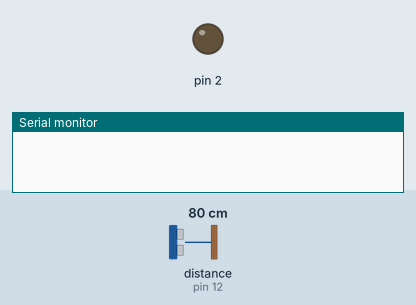
Recording of a sketch running on a simulated Arduino Uno, built with avr-gcc and run on an emulated ATmega328P. Shown: output pins drawn as LEDs (lit = HIGH), the last lines printed to the serial monitor. Wiring (inferred from the names in the program): ultrasonic range finder: trigger pin 13; echo pin 12. The test bench sets the inputs (shaded band); at power-on: distance to the obstacle (sensor on pin 12) 80 cm. The echo pulse lasts 58.3 µs per cm; pins used as bus, display or sensor lines are not drawn.

Above: at 1.2 s.
1.3 s: distance to the obstacle (sensor on pin 12) set to 17 cm
2.8 s: distance to the obstacle (sensor on pin 12) set to 13 cm
At 3.2 s:
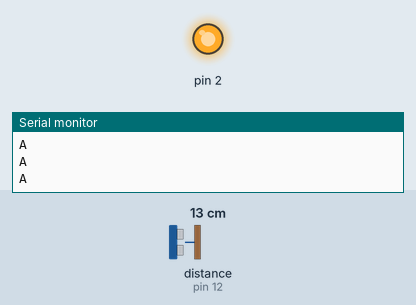
4.3 s: distance to the obstacle (sensor on pin 12) set to 18 cm
At 5.5 s:
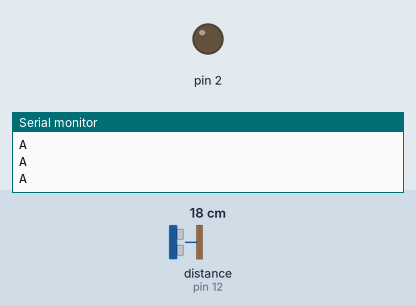
5.8 s: distance to the obstacle (sensor on pin 12) set to 2 cm
At 7.0 s:
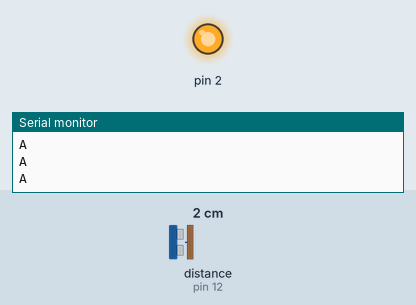
Timing chart, 0 to 8.3 s (numbered marks = the images above; inputs shaded):
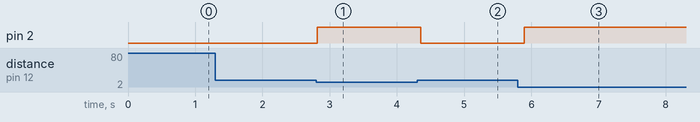

The sketch:

engel_kontrol.ino
```cpp
int echo = 12;
int trig = 13;
void setup() {
  Serial.begin(9600);
  pinMode(2, OUTPUT);

  pinMode(trig, OUTPUT);
  pinMode(echo, INPUT);


}

void loop() {
    int msf = Mesafe();
    //Serial.println(msf);
    if(msf < 15){
      Serial.println("A");
      digitalWrite(2,1);
    }
    else
      digitalWrite(2,0);
  delay(100);
}

int Mesafe(){
  digitalWrite(trig,1);
  delay(1);
  digitalWrite(trig,0);

  int sure = pulseIn(echo,1);
  int msf = (sure/2)/28.97;
  return msf;
}
```

Measured:
- the behaviour switches between 16 and 15 cm on distance to the obstacle (sensor on pin 12) (found by bisection; images 0 and 1)
- after the input at 1.3 s, every drawn part: stays the same
- after the input at 2.8 s, pin 2: LOW → HIGH at once
- after the input at 4.3 s, pin 2: HIGH → LOW after 0.05 s
- after the input at 5.8 s, pin 2: LOW → HIGH after 0.09 s
